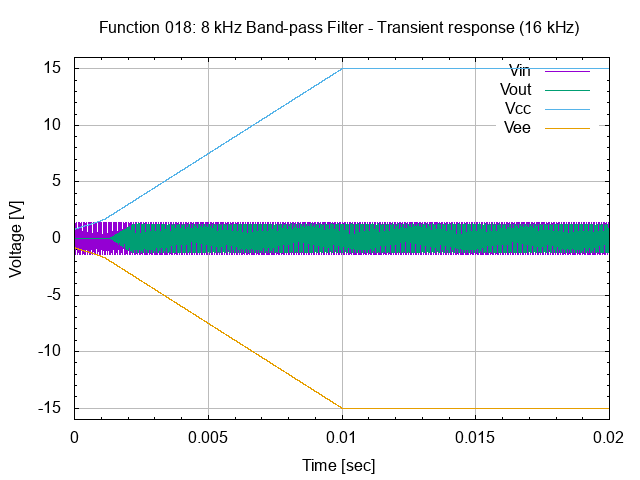

The script that saved this image:
# set terminal
set term png

# set graph
set output "26.018.00.01.02.02.png"
set title "Function 018: 8 kHz Band-pass Filter - Transient response (16 kHz)"

# setup Y-axis
set yrange [-16:16]
set grid ytics lt 1 lw 1 lc rgb "#bbbbbb"
set mytics
set ylabel "Voltage [V]"

# setup X-axis
set grid xtics lt 1 lw 1 lc rgb "#bbbbbb"
set mxtics
set xrange [0:0.02]
set xlabel "Time [sec]"

# setup plot style
set style data lines
plot '26.018.00.01.02.dat' using 1:2 title "Vin", \
     '26.018.00.01.02.dat' using 1:3 title "Vout", \
     '26.018.00.01.02.dat' using 1:4 title "Vcc", \
     '26.018.00.01.02.dat' using 1:5 title "Vee"

# set output back to default
set output

# reset terminal type
set terminal pop
